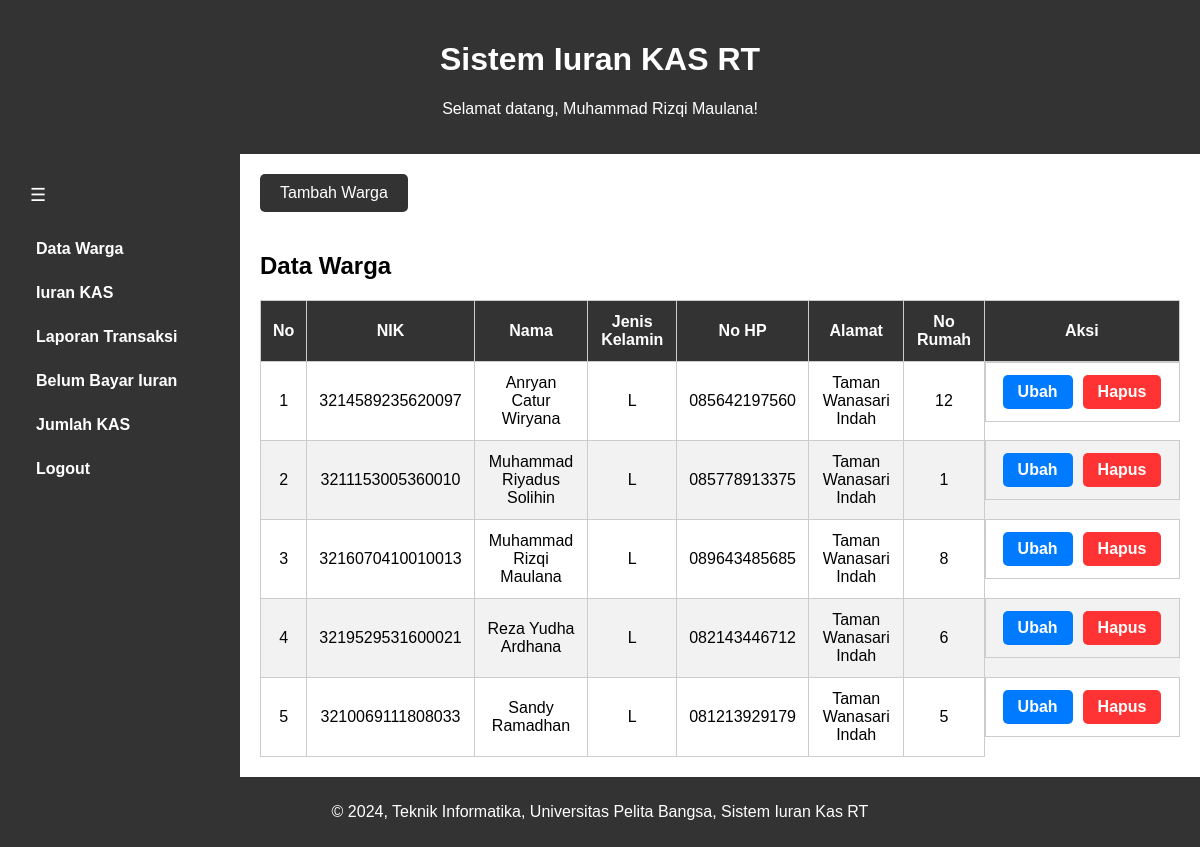
The page /admin/admin.php (signed in) on the database its author committed.
### tables this page shows
CREATE TABLE `users` (
  `id` int(11) NOT NULL,
  `username` varchar(100) DEFAULT NULL,
  `password` varchar(100) DEFAULT NULL,
  `nama` varchar(200) DEFAULT NULL,
  `email` varchar(200) DEFAULT NULL,
  `status` tinyint(1) DEFAULT NULL,
  `role` tinyint(1) DEFAULT 2 COMMENT '1:Admin\n2:User'
);

CREATE TABLE `warga` (
  `id` int(11) NOT NULL,
  `nik` varchar(50) DEFAULT NULL,
  `nama` varchar(200) DEFAULT NULL,
  `jenis_kelamin` enum('L','P') DEFAULT NULL,
  `no_hp` varchar(20) DEFAULT NULL,
  `alamat` tinytext DEFAULT NULL,
  `no_rumah` varchar(10) DEFAULT NULL,
  `status` tinyint(1) DEFAULT NULL,
  `users_id` int(11) NOT NULL
);

### admin/admin.php (the view, shortened to what this page needs)
<?php
include '../class/koneksi.php';
$userQuery = "SELECT * FROM users WHERE id=" . $_SESSION["user_id"];
$userResult = mysqli_query($koneksi, $userQuery);
$user = mysqli_fetch_assoc($userResult);
?>
<!DOCTYPE html>
<html lang="en">
<head>
    <link rel="stylesheet" type="text/css" href="css/admin.css">
</head>
<body>
    <div class="container">
        <header class="header">
            <h1>Sistem Iuran KAS RT</h1>
            <p>Selamat datang, <?php echo $user["nama"]; ?>!</p>
        </header>
        <div class="wrapper">
            <div class="side-bar">
                <button class="toggle-btn" onclick="toggleSidebar()">☰</button>
                <nav>
                    <ul>
                        <li><a href="#data-warga">Data Warga</a></li>
                        <li><a href="module/transaksi_iuran.php">Iuran KAS</a></li>
                        <li><a href="module/laporan_transaksi.php">Laporan Transaksi</a></li>
                        <li><a href="module/belum_bayar.php">Belum Bayar Iuran</a></li>
                        <li><a href="module/jumlah_kas.php">Jumlah KAS</a></li>
                        <li><a href="class/logout.php">Logout</a></li>
                    </ul>
                </nav>
            </div>
            <section id="data-warga" class="col-9">
                <a id="tambah-warga-link" href="module/tambah_warga.php">Tambah Warga</a>
                <h2>Data Warga</h2>
                <table>
                    <thead>
                        <tr>
                            <th>No</th>
                            <th>NIK</th>
                            <th>Nama</th>
                            <th>Jenis Kelamin</th>
                            <th>No HP</th>
                            <th>Alamat</th>
                            <th>No Rumah</th>
                            <th>Aksi</th>
                        </tr>
                    </thead>
                    <tbody>
                        <?php
                        $dataWargaQuery = "SELECT * FROM warga ORDER BY nama ASC";
                        $dataWargaResult = mysqli_query($koneksi, $dataWargaQuery);
                        $nomorBaris = 1;
                        while ($row = mysqli_fetch_assoc($dataWargaResult)) {
                            echo "<tr>";
                            echo "<td>" . $nomorBaris . "</td>";
                            echo "<td>" . $row["nik"] . "</td>";
                            echo "<td>" . $row["nama"] . "</td>";
                            echo "<td>" . $row["jenis_kelamin"] . "</td>";
                            echo "<td>" . $row["no_hp"] . "</td>";
                            echo "<td>" . $row["alamat"] . "</td>";
                            echo "<td>" . $row["no_rumah"] . "</td>";
                            echo "<td class='action-buttons'>";
                            echo "<a class='edit-button' href='ubah_warga.php?id=" . $row['id'] . "'>Ubah</a>";
                            echo "<a class='delete-button' href='hapus_warga.php?id=" . $row['id'] . "' onclick='return confirm(\"Apakah Anda yakin ingin menghapus data?\")'>Hapus</a>";
                            echo "</td>";
                            echo "</tr>";
                            $nomorBaris++;
                        }
                        ?>
                    </tbody>
                </table>
            </section>
        </div>
        <footer>
            <p>&copy; 2024, Teknik Informatika, Universitas Pelita Bangsa, Sistem Iuran Kas RT</p>
        </footer>
    </div>
</body>
</html>

### admin/css/admin.css (style rules this page uses)
body { font-family: 'Arial', sans-serif; margin: 0; padding: 0; }
.container { width: 100%; margin: 0 auto; min-height: 100vh; display: flex; flex-direction: column; }
.header { background-color: #333; color: #fff; padding: 20px; text-align: center; }
.wrapper { flex: 1; display: flex; }
.side-bar { background-color: #333; color: #fff; padding: 20px; min-width: 200px; transition: all 0.3s; }
.side-bar ul { list-style: none; padding: 0; }
.side-bar li { margin-bottom: 10px; }
.side-bar a { text-decoration: none; color: #fff; font-weight: bold; display: block; padding: 8px 16px; border-radius: 5px; transition: background-color 0.3s; }
.toggle-btn { background-color: #333; color: #fff; border: none; padding: 10px; font-size: 18px; cursor: pointer; transition: background-color 0.3s; }
.col-9 { flex: 1; padding: 20px; }
table { width: 100%; border-collapse: collapse; margin-top: 20px; overflow-x: auto; }
th { background-color: #333; color: #fff; padding: 12px; text-align: center; }
td { padding: 12px; text-align: center; }
footer { background-color: #333; color: #fff; text-align: center; padding: 10px; }
.action-buttons { display: flex; justify-content: center; }
.action-buttons a { display: inline-block; margin-right: 10px; padding: 8px 15px; text-decoration: none; color: #fff; border-radius: 5px; font-weight: bold; margin: 0 5px; }
.edit-button { background-color: #007BFF; }
.delete-button { background-color: #FF3333; }
#tambah-warga-link { display: inline-block; padding: 10px 20px; background-color: #333; color: #fff; text-decoration: none; border-radius: 5px; margin-bottom: 20px; }
#data-warga { padding: 20px; }
#data-warga table { margin-top: 20px; }
#data-warga th, #data-warga td { border: 1px solid #ccc; padding: 12px; }
#data-warga th { background-color: #333; color: #fff; }
#data-warga tbody tr:nth-child(even) { background-color: #f2f2f2; }

### rows shown on the page
users: nama "Muhammad Rizqi Maulana"
warga: nik "3214589235620097", nama "Anryan Catur Wiryana", jenis_kelamin "L", no_hp "085642197560", alamat "Taman Wanasari Indah", no_rumah "12"
warga: nik "3211153005360010", nama "Muhammad Riyadus Solihin", jenis_kelamin "L", no_hp "085778913375", alamat "Taman Wanasari Indah", no_rumah "1"
warga: nik "3216070410010013", nama "Muhammad Rizqi Maulana", jenis_kelamin "L", no_hp "089643485685", alamat "Taman Wanasari Indah", no_rumah "8"
warga: nik "3219529531600021", nama "Reza Yudha Ardhana", jenis_kelamin "L", no_hp "082143446712", alamat "Taman Wanasari Indah", no_rumah "6"
warga: nik "3210069111808033", nama "Sandy Ramadhan", jenis_kelamin "L", no_hp "081213929179", alamat "Taman Wanasari Indah", no_rumah "5"
